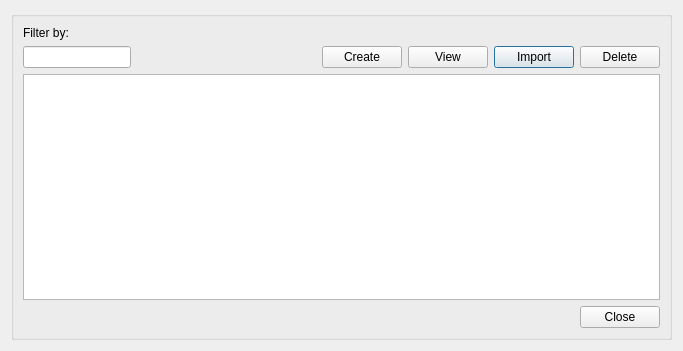
<?xml version="1.0" encoding="UTF-8"?>
<ui version="4.0">
 <class>dlg_mesh_manager</class>
 <widget class="QDialog" name="dlg_mesh_manager">
  <property name="geometry">
   <rect>
    <x>0</x>
    <y>0</y>
    <width>683</width>
    <height>351</height>
   </rect>
  </property>
  <property name="windowTitle">
   <string>Mesh Manager</string>
  </property>
  <layout class="QGridLayout" name="gridLayout_2">
   <item row="0" column="0">
    <widget class="QGroupBox" name="groupBox">
     <property name="sizePolicy">
      <sizepolicy hsizetype="MinimumExpanding" vsizetype="Preferred">
       <horstretch>0</horstretch>
       <verstretch>0</verstretch>
      </sizepolicy>
     </property>
     <property name="title">
      <string/>
     </property>
     <layout class="QGridLayout" name="gridLayout_3">
      <item row="0" column="0">
       <widget class="QLabel" name="lbl_filter">
        <property name="text">
         <string>Filter by:</string>
        </property>
       </widget>
      </item>
      <item row="1" column="5">
       <widget class="QPushButton" name="btn_import">
        <property name="sizePolicy">
         <sizepolicy hsizetype="Fixed" vsizetype="Fixed">
          <horstretch>0</horstretch>
          <verstretch>0</verstretch>
         </sizepolicy>
        </property>
        <property name="text">
         <string>Import</string>
        </property>
       </widget>
      </item>
      <item row="1" column="6">
       <widget class="QPushButton" name="btn_delete">
        <property name="sizePolicy">
         <sizepolicy hsizetype="Fixed" vsizetype="Fixed">
          <horstretch>0</horstretch>
          <verstretch>0</verstretch>
         </sizepolicy>
        </property>
        <property name="text">
         <string>Delete</string>
        </property>
       </widget>
      </item>
      <item row="2" column="0" colspan="7">
       <widget class="QTableView" name="tbl_mesh_mng"/>
      </item>
      <item row="1" column="2">
       <widget class="QLabel" name="lbl_active_mesh">
        <property name="text">
         <string/>
        </property>
       </widget>
      </item>
      <item row="1" column="0">
       <widget class="QLineEdit" name="txt_filter">
        <property name="sizePolicy">
         <sizepolicy hsizetype="Fixed" vsizetype="Fixed">
          <horstretch>0</horstretch>
          <verstretch>0</verstretch>
         </sizepolicy>
        </property>
        <property name="text">
         <string/>
        </property>
       </widget>
      </item>
      <item row="1" column="1">
       <spacer name="horizontalSpacer_2">
        <property name="orientation">
         <enum>Qt::Horizontal</enum>
        </property>
        <property name="sizeHint" stdset="0">
         <size>
          <width>80</width>
          <height>20</height>
         </size>
        </property>
       </spacer>
      </item>
      <item row="1" column="3">
       <widget class="QPushButton" name="btn_create">
        <property name="text">
         <string>Create</string>
        </property>
       </widget>
      </item>
      <item row="1" column="4">
       <widget class="QPushButton" name="btn_view">
        <property name="sizePolicy">
         <sizepolicy hsizetype="Fixed" vsizetype="Fixed">
          <horstretch>0</horstretch>
          <verstretch>0</verstretch>
         </sizepolicy>
        </property>
        <property name="text">
         <string>View</string>
        </property>
       </widget>
      </item>
      <item row="3" column="0" colspan="7">
       <layout class="QGridLayout" name="lyt_buttons">
        <item row="0" column="0">
         <spacer name="horizontalSpacer">
          <property name="orientation">
           <enum>Qt::Horizontal</enum>
          </property>
          <property name="sizeHint" stdset="0">
           <size>
            <width>40</width>
            <height>20</height>
           </size>
          </property>
         </spacer>
        </item>
        <item row="0" column="1">
         <widget class="QPushButton" name="btn_cancel">
          <property name="text">
           <string>Close</string>
          </property>
         </widget>
        </item>
       </layout>
      </item>
     </layout>
    </widget>
   </item>
  </layout>
 </widget>
 <tabstops>
  <tabstop>txt_filter</tabstop>
  <tabstop>btn_view</tabstop>
  <tabstop>btn_delete</tabstop>
 </tabstops>
 <resources/>
 <connections/>
</ui>
